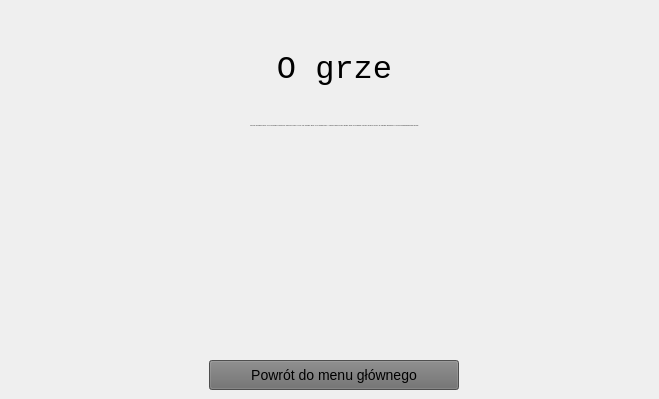
     <widget class="QWidget" name="aboutGame">
      <widget class="QWidget" name="gridLayoutWidget_2">
       <property name="geometry">
        <rect>
         <x>19</x>
         <y>19</y>
         <width>631</width>
         <height>371</height>
        </rect>
       </property>
       <layout class="QGridLayout" name="gridLayout_2">
        <item row="0" column="0">
         <layout class="QVBoxLayout" name="verticalLayout">
          <item>
           <widget class="QLabel" name="label_2">
            <property name="maximumSize">
             <size>
              <width>16777215</width>
              <height>100</height>
             </size>
            </property>
            <property name="font">
             <font>
              <family>Consolas</family>
              <pointsize>-1</pointsize>
             </font>
            </property>
            <property name="styleSheet">
             <string notr="true">font-size: 32px;</string>
            </property>
            <property name="text">
             <string>O grze</string>
            </property>
            <property name="alignment">
             <set>Qt::AlignCenter</set>
            </property>
           </widget>
          </item>
          <item>
           <widget class="QLabel" name="label_3">
            <property name="maximumSize">
             <size>
              <width>639</width>
              <height>500</height>
             </size>
            </property>
            <property name="font">
             <font>
              <family>Consolas</family>
              <pointsize>-1</pointsize>
             </font>
            </property>
            <property name="text">
             <string>Wirtualne obstawianie meczy to gra skierowana do wszystkich fanów piłki nożnej, którzy chcą spróbować swoich sił w typowaniu meczy. Aplikacja pozwala w pełni darmowy sposób na wytypowanie rezultatu wirtualnej drużyny na podstawie generowanych z określonym prawdopodobieństwem wyników.</string>
            </property>
            <property name="alignment">
             <set>Qt::AlignHCenter|Qt::AlignTop</set>
            </property>
            <property name="wordWrap">
             <bool>true</bool>
            </property>
            <property name="margin">
             <number>10</number>
            </property>
           </widget>
          </item>
          <item alignment="Qt::AlignHCenter">
           <widget class="QPushButton" name="backFromAboutGameButton">
            <property name="minimumSize">
             <size>
              <width>250</width>
              <height>50</height>
             </size>
            </property>
            <property name="maximumSize">
             <size>
              <width>250</width>
              <height>50</height>
             </size>
            </property>
            <property name="cursor">
             <cursorShape>PointingHandCursor</cursorShape>
            </property>
            <property name="styleSheet">
             <string notr="true">* {
	background-color: #6d6d6d;
	text-align:center;
	font-size: 14px;
	font-weight: bolder;
	margin-top:20px
}

*:hover {
	background-color: #3d3d3d;
	text-align:center;
	font-size: 14px;
	font-weight: bolder;
	margin-top:20px;
}</string>
            </property>
            <property name="text">
             <string>Powrót do menu głównego</string>
            </property>
           </widget>
          </item>
         </layout>
        </item>
       </layout>
      </widget>
     </widget>
